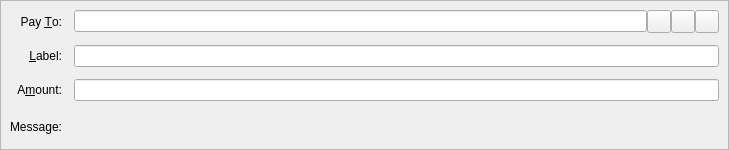
<?xml version="1.0" encoding="UTF-8"?>
<ui version="4.0">
 <class>SendMPEntry</class>
 <widget class="QStackedWidget" name="SendMPEntry">
  <property name="geometry">
   <rect>
    <x>0</x>
    <y>0</y>
    <width>729</width>
    <height>150</height>
   </rect>
  </property>
  <property name="focusPolicy">
   <enum>Qt::TabFocus</enum>
  </property>
  <property name="autoFillBackground">
   <bool>false</bool>
  </property>
  <widget class="QFrame" name="SendMP">
   <property name="toolTip">
    <string>This is a normal payment.</string>
   </property>
   <property name="frameShape">
    <enum>QFrame::StyledPanel</enum>
   </property>
   <property name="frameShadow">
    <enum>QFrame::Sunken</enum>
   </property>
   <layout class="QGridLayout" name="gridLayout">
    <property name="spacing">
     <number>12</number>
    </property>
    <item row="0" column="0">
     <widget class="QLabel" name="payToLabel">
      <property name="text">
       <string>Pay &amp;To:</string>
      </property>
      <property name="alignment">
       <set>Qt::AlignRight|Qt::AlignTrailing|Qt::AlignVCenter</set>
      </property>
      <property name="buddy">
       <cstring>payTo</cstring>
      </property>
     </widget>
    </item>
    <item row="0" column="1">
     <layout class="QHBoxLayout" name="payToLayout">
      <property name="spacing">
       <number>0</number>
      </property>
      <item>
       <widget class="QValidatedLineEdit" name="payTo">
        <property name="toolTip">
         <string>The address to send the payment to (e.g. 1NS17iag9jJgTHD1VXjvLCEnZuQ3rJDE9L)</string>
        </property>
       </widget>
      </item>
      <item>
       <widget class="QToolButton" name="addressBookButton">
        <property name="toolTip">
         <string>Choose previously used address</string>
        </property>
        <property name="text">
         <string/>
        </property>
        <property name="icon">
         <iconset resource="../bitcoin.qrc">
          <normaloff>:/icons/address-book</normaloff>:/icons/address-book</iconset>
        </property>
        <property name="shortcut">
         <string>Alt+A</string>
        </property>
       </widget>
      </item>
      <item>
       <widget class="QToolButton" name="pasteButton">
        <property name="toolTip">
         <string>Paste address from clipboard</string>
        </property>
        <property name="text">
         <string/>
        </property>
        <property name="icon">
         <iconset resource="../bitcoin.qrc">
          <normaloff>:/icons/editpaste</normaloff>:/icons/editpaste</iconset>
        </property>
        <property name="shortcut">
         <string>Alt+P</string>
        </property>
       </widget>
      </item>
      <item>
       <widget class="QToolButton" name="deleteButton">
        <property name="toolTip">
         <string>Remove this entry</string>
        </property>
        <property name="text">
         <string/>
        </property>
        <property name="icon">
         <iconset resource="../bitcoin.qrc">
          <normaloff>:/icons/remove</normaloff>:/icons/remove</iconset>
        </property>
       </widget>
      </item>
     </layout>
    </item>
    <item row="1" column="0">
     <widget class="QLabel" name="labellLabel">
      <property name="text">
       <string>&amp;Label:</string>
      </property>
      <property name="alignment">
       <set>Qt::AlignRight|Qt::AlignTrailing|Qt::AlignVCenter</set>
      </property>
      <property name="buddy">
       <cstring>addAsLabel</cstring>
      </property>
     </widget>
    </item>
    <item row="1" column="1">
     <widget class="QLineEdit" name="addAsLabel">
      <property name="toolTip">
       <string>Enter a label for this address to add it to the list of used addresses</string>
      </property>
     </widget>
    </item>
    <item row="2" column="0">
     <widget class="QLabel" name="amountLabel">
      <property name="text">
       <string>A&amp;mount:</string>
      </property>
      <property name="alignment">
       <set>Qt::AlignRight|Qt::AlignTrailing|Qt::AlignVCenter</set>
      </property>
      <property name="buddy">
       <cstring>payAmount</cstring>
      </property>
     </widget>
    </item>
    <item row="2" column="1">
     <widget class="BitcoinAmountField" name="payAmount"/>
    </item>
    <item row="3" column="0">
     <widget class="QLabel" name="messageLabel">
      <property name="text">
       <string>Message:</string>
      </property>
      <property name="alignment">
       <set>Qt::AlignRight|Qt::AlignTrailing|Qt::AlignVCenter</set>
      </property>
     </widget>
    </item>
    <item row="3" column="1">
     <widget class="QLabel" name="messageTextLabel">
      <property name="toolTip">
       <string>A message that was attached to the bitcoin: URI which will be stored with the transaction for your reference. Note: This message will not be sent over the Bitcoin network.</string>
      </property>
      <property name="textFormat">
       <enum>Qt::PlainText</enum>
      </property>
     </widget>
    </item>
   </layout>
  </widget>
  <widget class="QFrame" name="SendMP_InsecurePaymentRequest">
   <property name="palette">
    <palette>
     <active>
      <colorrole role="WindowText">
       <brush brushstyle="SolidPattern">
        <color alpha="255">
         <red>0</red>
         <green>0</green>
         <blue>0</blue>
        </color>
       </brush>
      </colorrole>
      <colorrole role="Button">
       <brush brushstyle="SolidPattern">
        <color alpha="255">
         <red>255</red>
         <green>255</green>
         <blue>127</blue>
        </color>
       </brush>
      </colorrole>
      <colorrole role="Light">
       <brush brushstyle="SolidPattern">
        <color alpha="255">
         <red>255</red>
         <green>255</green>
         <blue>255</blue>
        </color>
       </brush>
      </colorrole>
      <colorrole role="Midlight">
       <brush brushstyle="SolidPattern">
        <color alpha="255">
         <red>255</red>
         <green>255</green>
         <blue>191</blue>
        </color>
       </brush>
      </colorrole>
      <colorrole role="Dark">
       <brush brushstyle="SolidPattern">
        <color alpha="255">
         <red>127</red>
         <green>127</green>
         <blue>63</blue>
        </color>
       </brush>
      </colorrole>
      <colorrole role="Mid">
       <brush brushstyle="SolidPattern">
        <color alpha="255">
         <red>170</red>
         <green>170</green>
         <blue>84</blue>
        </color>
       </brush>
      </colorrole>
      <colorrole role="Text">
       <brush brushstyle="SolidPattern">
        <color alpha="255">
         <red>0</red>
         <green>0</green>
         <blue>0</blue>
        </color>
       </brush>
      </colorrole>
      <colorrole role="BrightText">
       <brush brushstyle="SolidPattern">
        <color alpha="255">
         <red>255</red>
         <green>255</green>
         <blue>255</blue>
        </color>
       </brush>
      </colorrole>
      <colorrole role="ButtonText">
       <brush brushstyle="SolidPattern">
        <color alpha="255">
         <red>0</red>
         <green>0</green>
         <blue>0</blue>
        </color>
       </brush>
      </colorrole>
      <colorrole role="Base">
       <brush brushstyle="SolidPattern">
        <color alpha="255">
         <red>255</red>
         <green>255</green>
         <blue>255</blue>
        </color>
       </brush>
      </colorrole>
      <colorrole role="Window">
       <brush brushstyle="SolidPattern">
        <color alpha="255">
         <red>255</red>
         <green>255</green>
         <blue>127</blue>
        </color>
       </brush>
      </colorrole>
      <colorrole role="Shadow">
       <brush brushstyle="SolidPattern">
        <color alpha="255">
         <red>0</red>
         <green>0</green>
         <blue>0</blue>
        </color>
       </brush>
      </colorrole>
      <colorrole role="AlternateBase">
       <brush brushstyle="SolidPattern">
        <color alpha="255">
         <red>255</red>
         <green>255</green>
         <blue>191</blue>
        </color>
       </brush>
      </colorrole>
      <colorrole role="ToolTipBase">
       <brush brushstyle="SolidPattern">
        <color alpha="255">
         <red>255</red>
         <green>255</green>
         <blue>220</blue>
        </color>
       </brush>
      </colorrole>
      <colorrole role="ToolTipText">
       <brush brushstyle="SolidPattern">
        <color alpha="255">
         <red>0</red>
         <green>0</green>
         <blue>0</blue>
        </color>
       </brush>
      </colorrole>
     </active>
     <inactive>
      <colorrole role="WindowText">
       <brush brushstyle="SolidPattern">
        <color alpha="255">
         <red>0</red>
         <green>0</green>
         <blue>0</blue>
        </color>
       </brush>
      </colorrole>
      <colorrole role="Button">
       <brush brushstyle="SolidPattern">
        <color alpha="255">
         <red>255</red>
         <green>255</green>
         <blue>127</blue>
        </color>
       </brush>
      </colorrole>
      <colorrole role="Light">
       <brush brushstyle="SolidPattern">
        <color alpha="255">
         <red>255</red>
         <green>255</green>
         <blue>255</blue>
        </color>
       </brush>
      </colorrole>
      <colorrole role="Midlight">
       <brush brushstyle="SolidPattern">
        <color alpha="255">
         <red>255</red>
         <green>255</green>
         <blue>191</blue>
        </color>
       </brush>
      </colorrole>
      <colorrole role="Dark">
       <brush brushstyle="SolidPattern">
        <color alpha="255">
         <red>127</red>
         <green>127</green>
         <blue>63</blue>
        </color>
       </brush>
      </colorrole>
      <colorrole role="Mid">
       <brush brushstyle="SolidPattern">
        <color alpha="255">
         <red>170</red>
         <green>170</green>
         <blue>84</blue>
        </color>
       </brush>
      </colorrole>
      <colorrole role="Text">
       <brush brushstyle="SolidPattern">
        <color alpha="255">
         <red>0</red>
         <green>0</green>
         <blue>0</blue>
        </color>
       </brush>
      </colorrole>
      <colorrole role="BrightText">
       <brush brushstyle="SolidPattern">
        <color alpha="255">
         <red>255</red>
         <green>255</green>
         <blue>255</blue>
        </color>
       </brush>
      </colorrole>
      <colorrole role="ButtonText">
       <brush brushstyle="SolidPattern">
        <color alpha="255">
         <red>0</red>
         <green>0</green>
         <blue>0</blue>
        </color>
       </brush>
      </colorrole>
      <colorrole role="Base">
       <brush brushstyle="SolidPattern">
        <color alpha="255">
         <red>255</red>
         <green>255</green>
         <blue>255</blue>
        </color>
       </brush>
      </colorrole>
      <colorrole role="Window">
       <brush brushstyle="SolidPattern">
        <color alpha="255">
         <red>255</red>
         <green>255</green>
         <blue>127</blue>
        </color>
       </brush>
      </colorrole>
      <colorrole role="Shadow">
       <brush brushstyle="SolidPattern">
        <color alpha="255">
         <red>0</red>
         <green>0</green>
         <blue>0</blue>
        </color>
       </brush>
      </colorrole>
      <colorrole role="AlternateBase">
       <brush brushstyle="SolidPattern">
        <color alpha="255">
         <red>255</red>
         <green>255</green>
         <blue>191</blue>
        </color>
       </brush>
      </colorrole>
      <colorrole role="ToolTipBase">
       <brush brushstyle="SolidPattern">
        <color alpha="255">
         <red>255</red>
         <green>255</green>
         <blue>220</blue>
        </color>
       </brush>
      </colorrole>
      <colorrole role="ToolTipText">
       <brush brushstyle="SolidPattern">
        <color alpha="255">
         <red>0</red>
         <green>0</green>
         <blue>0</blue>
        </color>
       </brush>
      </colorrole>
     </inactive>
     <disabled>
      <colorrole role="WindowText">
       <brush brushstyle="SolidPattern">
        <color alpha="255">
         <red>127</red>
         <green>127</green>
         <blue>63</blue>
        </color>
       </brush>
      </colorrole>
      <colorrole role="Button">
       <brush brushstyle="SolidPattern">
        <color alpha="255">
         <red>255</red>
         <green>255</green>
         <blue>127</blue>
        </color>
       </brush>
      </colorrole>
      <colorrole role="Light">
       <brush brushstyle="SolidPattern">
        <color alpha="255">
         <red>255</red>
         <green>255</green>
         <blue>255</blue>
        </color>
       </brush>
      </colorrole>
      <colorrole role="Midlight">
       <brush brushstyle="SolidPattern">
        <color alpha="255">
         <red>255</red>
         <green>255</green>
         <blue>191</blue>
        </color>
       </brush>
      </colorrole>
      <colorrole role="Dark">
       <brush brushstyle="SolidPattern">
        <color alpha="255">
         <red>127</red>
         <green>127</green>
         <blue>63</blue>
        </color>
       </brush>
      </colorrole>
      <colorrole role="Mid">
       <brush brushstyle="SolidPattern">
        <color alpha="255">
         <red>170</red>
         <green>170</green>
         <blue>84</blue>
        </color>
       </brush>
      </colorrole>
      <colorrole role="Text">
       <brush brushstyle="SolidPattern">
        <color alpha="255">
         <red>127</red>
         <green>127</green>
         <blue>63</blue>
        </color>
       </brush>
      </colorrole>
      <colorrole role="BrightText">
       <brush brushstyle="SolidPattern">
        <color alpha="255">
         <red>255</red>
         <green>255</green>
         <blue>255</blue>
        </color>
       </brush>
      </colorrole>
      <colorrole role="ButtonText">
       <brush brushstyle="SolidPattern">
        <color alpha="255">
         <red>127</red>
         <green>127</green>
         <blue>63</blue>
        </color>
       </brush>
      </colorrole>
      <colorrole role="Base">
       <brush brushstyle="SolidPattern">
        <color alpha="255">
         <red>255</red>
         <green>255</green>
         <blue>127</blue>
        </color>
       </brush>
      </colorrole>
      <colorrole role="Window">
       <brush brushstyle="SolidPattern">
        <color alpha="255">
         <red>255</red>
         <green>255</green>
         <blue>127</blue>
        </color>
       </brush>
      </colorrole>
      <colorrole role="Shadow">
       <brush brushstyle="SolidPattern">
        <color alpha="255">
         <red>0</red>
         <green>0</green>
         <blue>0</blue>
        </color>
       </brush>
      </colorrole>
      <colorrole role="AlternateBase">
       <brush brushstyle="SolidPattern">
        <color alpha="255">
         <red>255</red>
         <green>255</green>
         <blue>127</blue>
        </color>
       </brush>
      </colorrole>
      <colorrole role="ToolTipBase">
       <brush brushstyle="SolidPattern">
        <color alpha="255">
         <red>255</red>
         <green>255</green>
         <blue>220</blue>
        </color>
       </brush>
      </colorrole>
      <colorrole role="ToolTipText">
       <brush brushstyle="SolidPattern">
        <color alpha="255">
         <red>0</red>
         <green>0</green>
         <blue>0</blue>
        </color>
       </brush>
      </colorrole>
     </disabled>
    </palette>
   </property>
   <property name="toolTip">
    <string>This is an unverified payment request.</string>
   </property>
   <property name="autoFillBackground">
    <bool>true</bool>
   </property>
   <property name="frameShape">
    <enum>QFrame::StyledPanel</enum>
   </property>
   <property name="frameShadow">
    <enum>QFrame::Sunken</enum>
   </property>
   <layout class="QGridLayout" name="gridLayout_is">
    <property name="spacing">
     <number>12</number>
    </property>
    <item row="0" column="0">
     <widget class="QLabel" name="payToLabel_is">
      <property name="text">
       <string>Pay To:</string>
      </property>
      <property name="alignment">
       <set>Qt::AlignRight|Qt::AlignTrailing|Qt::AlignVCenter</set>
      </property>
     </widget>
    </item>
    <item row="0" column="1">
     <layout class="QHBoxLayout" name="payToLayout_is">
      <property name="spacing">
       <number>0</number>
      </property>
      <item>
       <widget class="QLabel" name="payTo_is"/>
      </item>
      <item>
       <widget class="QToolButton" name="deleteButton_is">
        <property name="toolTip">
         <string>Remove this entry</string>
        </property>
        <property name="text">
         <string/>
        </property>
        <property name="icon">
         <iconset resource="../bitcoin.qrc">
          <normaloff>:/icons/remove</normaloff>:/icons/remove</iconset>
        </property>
       </widget>
      </item>
     </layout>
    </item>
    <item row="1" column="0">
     <widget class="QLabel" name="memoLabel_is">
      <property name="text">
       <string>Memo:</string>
      </property>
      <property name="alignment">
       <set>Qt::AlignRight|Qt::AlignTrailing|Qt::AlignVCenter</set>
      </property>
     </widget>
    </item>
    <item row="1" column="1">
     <widget class="QLabel" name="memoTextLabel_is">
      <property name="textFormat">
       <enum>Qt::PlainText</enum>
      </property>
     </widget>
    </item>
    <item row="2" column="0">
     <widget class="QLabel" name="amountLabel_is">
      <property name="text">
       <string>A&amp;mount:</string>
      </property>
      <property name="alignment">
       <set>Qt::AlignRight|Qt::AlignTrailing|Qt::AlignVCenter</set>
      </property>
      <property name="buddy">
       <cstring>payAmount_is</cstring>
      </property>
     </widget>
    </item>
    <item row="2" column="1">
     <widget class="BitcoinAmountField" name="payAmount_is">
      <property name="acceptDrops">
       <bool>false</bool>
      </property>
     </widget>
    </item>
   </layout>
  </widget>
  <widget class="QFrame" name="SendMP_SecurePaymentRequest">
   <property name="palette">
    <palette>
     <active>
      <colorrole role="WindowText">
       <brush brushstyle="SolidPattern">
        <color alpha="255">
         <red>0</red>
         <green>0</green>
         <blue>0</blue>
        </color>
       </brush>
      </colorrole>
      <colorrole role="Button">
       <brush brushstyle="SolidPattern">
        <color alpha="255">
         <red>140</red>
         <green>232</green>
         <blue>119</blue>
        </color>
       </brush>
      </colorrole>
      <colorrole role="Light">
       <brush brushstyle="SolidPattern">
        <color alpha="255">
         <red>230</red>
         <green>255</green>
         <blue>224</blue>
        </color>
       </brush>
      </colorrole>
      <colorrole role="Midlight">
       <brush brushstyle="SolidPattern">
        <color alpha="255">
         <red>185</red>
         <green>243</green>
         <blue>171</blue>
        </color>
       </brush>
      </colorrole>
      <colorrole role="Dark">
       <brush brushstyle="SolidPattern">
        <color alpha="255">
         <red>70</red>
         <green>116</green>
         <blue>59</blue>
        </color>
       </brush>
      </colorrole>
      <colorrole role="Mid">
       <brush brushstyle="SolidPattern">
        <color alpha="255">
         <red>93</red>
         <green>155</green>
         <blue>79</blue>
        </color>
       </brush>
      </colorrole>
      <colorrole role="Text">
       <brush brushstyle="SolidPattern">
        <color alpha="255">
         <red>0</red>
         <green>0</green>
         <blue>0</blue>
        </color>
       </brush>
      </colorrole>
      <colorrole role="BrightText">
       <brush brushstyle="SolidPattern">
        <color alpha="255">
         <red>155</red>
         <green>255</green>
         <blue>147</blue>
        </color>
       </brush>
      </colorrole>
      <colorrole role="ButtonText">
       <brush brushstyle="SolidPattern">
        <color alpha="255">
         <red>0</red>
         <green>0</green>
         <blue>0</blue>
        </color>
       </brush>
      </colorrole>
      <colorrole role="Base">
       <brush brushstyle="SolidPattern">
        <color alpha="255">
         <red>119</red>
         <green>255</green>
         <blue>233</blue>
        </color>
       </brush>
      </colorrole>
      <colorrole role="Window">
       <brush brushstyle="SolidPattern">
        <color alpha="255">
         <red>140</red>
         <green>232</green>
         <blue>119</blue>
        </color>
       </brush>
      </colorrole>
      <colorrole role="Shadow">
       <brush brushstyle="SolidPattern">
        <color alpha="255">
         <red>0</red>
         <green>0</green>
         <blue>0</blue>
        </color>
       </brush>
      </colorrole>
      <colorrole role="AlternateBase">
       <brush brushstyle="SolidPattern">
        <color alpha="255">
         <red>197</red>
         <green>243</green>
         <blue>187</blue>
        </color>
       </brush>
      </colorrole>
      <colorrole role="NoRole">
       <brush brushstyle="SolidPattern">
        <color alpha="255">
         <red>125</red>
         <green>194</green>
         <blue>122</blue>
        </color>
       </brush>
      </colorrole>
      <colorrole role="ToolTipBase">
       <brush brushstyle="SolidPattern">
        <color alpha="255">
         <red>255</red>
         <green>255</green>
         <blue>220</blue>
        </color>
       </brush>
      </colorrole>
      <colorrole role="ToolTipText">
       <brush brushstyle="SolidPattern">
        <color alpha="255">
         <red>0</red>
         <green>0</green>
         <blue>0</blue>
        </color>
       </brush>
      </colorrole>
     </active>
     <inactive>
      <colorrole role="WindowText">
       <brush brushstyle="SolidPattern">
        <color alpha="255">
         <red>0</red>
         <green>0</green>
         <blue>0</blue>
        </color>
       </brush>
      </colorrole>
      <colorrole role="Button">
       <brush brushstyle="SolidPattern">
        <color alpha="255">
         <red>140</red>
         <green>232</green>
         <blue>119</blue>
        </color>
       </brush>
      </colorrole>
      <colorrole role="Light">
       <brush brushstyle="SolidPattern">
        <color alpha="255">
         <red>230</red>
         <green>255</green>
         <blue>224</blue>
        </color>
       </brush>
      </colorrole>
      <colorrole role="Midlight">
       <brush brushstyle="SolidPattern">
        <color alpha="255">
         <red>185</red>
         <green>243</green>
         <blue>171</blue>
        </color>
       </brush>
      </colorrole>
      <colorrole role="Dark">
       <brush brushstyle="SolidPattern">
        <color alpha="255">
         <red>70</red>
         <green>116</green>
         <blue>59</blue>
        </color>
       </brush>
      </colorrole>
      <colorrole role="Mid">
       <brush brushstyle="SolidPattern">
        <color alpha="255">
         <red>93</red>
         <green>155</green>
         <blue>79</blue>
        </color>
       </brush>
      </colorrole>
      <colorrole role="Text">
       <brush brushstyle="SolidPattern">
        <color alpha="255">
         <red>0</red>
         <green>0</green>
         <blue>0</blue>
        </color>
       </brush>
      </colorrole>
      <colorrole role="BrightText">
       <brush brushstyle="SolidPattern">
        <color alpha="255">
         <red>155</red>
         <green>255</green>
         <blue>147</blue>
        </color>
       </brush>
      </colorrole>
      <colorrole role="ButtonText">
       <brush brushstyle="SolidPattern">
        <color alpha="255">
         <red>0</red>
         <green>0</green>
         <blue>0</blue>
        </color>
       </brush>
      </colorrole>
      <colorrole role="Base">
       <brush brushstyle="SolidPattern">
        <color alpha="255">
         <red>119</red>
         <green>255</green>
         <blue>233</blue>
        </color>
       </brush>
      </colorrole>
      <colorrole role="Window">
       <brush brushstyle="SolidPattern">
        <color alpha="255">
         <red>140</red>
         <green>232</green>
         <blue>119</blue>
        </color>
       </brush>
      </colorrole>
      <colorrole role="Shadow">
       <brush brushstyle="SolidPattern">
        <color alpha="255">
         <red>0</red>
         <green>0</green>
         <blue>0</blue>
        </color>
       </brush>
      </colorrole>
      <colorrole role="AlternateBase">
       <brush brushstyle="SolidPattern">
        <color alpha="255">
         <red>197</red>
         <green>243</green>
         <blue>187</blue>
        </color>
       </brush>
      </colorrole>
      <colorrole role="NoRole">
       <brush brushstyle="SolidPattern">
        <color alpha="255">
         <red>125</red>
         <green>194</green>
         <blue>122</blue>
        </color>
       </brush>
      </colorrole>
      <colorrole role="ToolTipBase">
       <brush brushstyle="SolidPattern">
        <color alpha="255">
         <red>255</red>
         <green>255</green>
         <blue>220</blue>
        </color>
       </brush>
      </colorrole>
      <colorrole role="ToolTipText">
       <brush brushstyle="SolidPattern">
        <color alpha="255">
         <red>0</red>
         <green>0</green>
         <blue>0</blue>
        </color>
       </brush>
      </colorrole>
     </inactive>
     <disabled>
      <colorrole role="WindowText">
       <brush brushstyle="SolidPattern">
        <color alpha="255">
         <red>70</red>
         <green>116</green>
         <blue>59</blue>
        </color>
       </brush>
      </colorrole>
      <colorrole role="Button">
       <brush brushstyle="SolidPattern">
        <color alpha="255">
         <red>140</red>
         <green>232</green>
         <blue>119</blue>
        </color>
       </brush>
      </colorrole>
      <colorrole role="Light">
       <brush brushstyle="SolidPattern">
        <color alpha="255">
         <red>230</red>
         <green>255</green>
         <blue>224</blue>
        </color>
       </brush>
      </colorrole>
      <colorrole role="Midlight">
       <brush brushstyle="SolidPattern">
        <color alpha="255">
         <red>185</red>
         <green>243</green>
         <blue>171</blue>
        </color>
       </brush>
      </colorrole>
      <colorrole role="Dark">
       <brush brushstyle="SolidPattern">
        <color alpha="255">
         <red>70</red>
         <green>116</green>
         <blue>59</blue>
        </color>
       </brush>
      </colorrole>
      <colorrole role="Mid">
       <brush brushstyle="SolidPattern">
        <color alpha="255">
         <red>93</red>
         <green>155</green>
         <blue>79</blue>
        </color>
       </brush>
      </colorrole>
      <colorrole role="Text">
       <brush brushstyle="SolidPattern">
        <color alpha="255">
         <red>70</red>
         <green>116</green>
         <blue>59</blue>
        </color>
       </brush>
      </colorrole>
      <colorrole role="BrightText">
       <brush brushstyle="SolidPattern">
        <color alpha="255">
         <red>155</red>
         <green>255</green>
         <blue>147</blue>
        </color>
       </brush>
      </colorrole>
      <colorrole role="ButtonText">
       <brush brushstyle="SolidPattern">
        <color alpha="255">
         <red>70</red>
         <green>116</green>
         <blue>59</blue>
        </color>
       </brush>
      </colorrole>
      <colorrole role="Base">
       <brush brushstyle="SolidPattern">
        <color alpha="255">
         <red>140</red>
         <green>232</green>
         <blue>119</blue>
        </color>
       </brush>
      </colorrole>
      <colorrole role="Window">
       <brush brushstyle="SolidPattern">
        <color alpha="255">
         <red>140</red>
         <green>232</green>
         <blue>119</blue>
        </color>
       </brush>
      </colorrole>
      <colorrole role="Shadow">
       <brush brushstyle="SolidPattern">
        <color alpha="255">
         <red>0</red>
         <green>0</green>
         <blue>0</blue>
        </color>
       </brush>
      </colorrole>
      <colorrole role="AlternateBase">
       <brush brushstyle="SolidPattern">
        <color alpha="255">
         <red>140</red>
         <green>232</green>
         <blue>119</blue>
        </color>
       </brush>
      </colorrole>
      <colorrole role="NoRole">
       <brush brushstyle="SolidPattern">
        <color alpha="255">
         <red>125</red>
         <green>194</green>
         <blue>122</blue>
        </color>
       </brush>
      </colorrole>
      <colorrole role="ToolTipBase">
       <brush brushstyle="SolidPattern">
        <color alpha="255">
         <red>255</red>
         <green>255</green>
         <blue>220</blue>
        </color>
       </brush>
      </colorrole>
      <colorrole role="ToolTipText">
       <brush brushstyle="SolidPattern">
        <color alpha="255">
         <red>0</red>
         <green>0</green>
         <blue>0</blue>
        </color>
       </brush>
      </colorrole>
     </disabled>
    </palette>
   </property>
   <property name="toolTip">
    <string>This is a verified payment request.</string>
   </property>
   <property name="autoFillBackground">
    <bool>true</bool>
   </property>
   <property name="frameShape">
    <enum>QFrame::StyledPanel</enum>
   </property>
   <property name="frameShadow">
    <enum>QFrame::Sunken</enum>
   </property>
   <layout class="QGridLayout" name="gridLayout_s">
    <property name="spacing">
     <number>12</number>
    </property>
    <item row="0" column="0">
     <widget class="QLabel" name="payToLabel_s">
      <property name="text">
       <string>Pay To:</string>
      </property>
      <property name="alignment">
       <set>Qt::AlignRight|Qt::AlignTrailing|Qt::AlignVCenter</set>
      </property>
     </widget>
    </item>
    <item row="0" column="1">
     <layout class="QHBoxLayout" name="payToLayout_s">
      <property name="spacing">
       <number>0</number>
      </property>
      <item>
       <widget class="QLabel" name="payTo_s">
        <property name="textFormat">
         <enum>Qt::PlainText</enum>
        </property>
       </widget>
      </item>
      <item>
       <widget class="QToolButton" name="deleteButton_s">
        <property name="toolTip">
         <string>Remove this entry</string>
        </property>
        <property name="text">
         <string/>
        </property>
        <property name="icon">
         <iconset resource="../bitcoin.qrc">
          <normaloff>:/icons/remove</normaloff>:/icons/remove</iconset>
        </property>
       </widget>
      </item>
     </layout>
    </item>
    <item row="1" column="0">
     <widget class="QLabel" name="memoLabel_s">
      <property name="text">
       <string>Memo:</string>
      </property>
      <property name="alignment">
       <set>Qt::AlignRight|Qt::AlignTrailing|Qt::AlignVCenter</set>
      </property>
     </widget>
    </item>
    <item row="1" column="1">
     <widget class="QLabel" name="memoTextLabel_s">
      <property name="textFormat">
       <enum>Qt::PlainText</enum>
      </property>
     </widget>
    </item>
    <item row="2" column="0">
     <widget class="QLabel" name="amountLabel_s">
      <property name="text">
       <string>A&amp;mount:</string>
      </property>
      <property name="alignment">
       <set>Qt::AlignRight|Qt::AlignTrailing|Qt::AlignVCenter</set>
      </property>
      <property name="buddy">
       <cstring>payAmount_s</cstring>
      </property>
     </widget>
    </item>
    <item row="2" column="1">
     <widget class="BitcoinAmountField" name="payAmount_s">
      <property name="acceptDrops">
       <bool>false</bool>
      </property>
     </widget>
    </item>
   </layout>
  </widget>
 </widget>
 <customwidgets>
  <customwidget>
   <class>QValidatedLineEdit</class>
   <extends>QLineEdit</extends>
   <header>qvalidatedlineedit.h</header>
  </customwidget>
  <customwidget>
   <class>BitcoinAmountField</class>
   <extends>QLineEdit</extends>
   <header>bitcoinamountfield.h</header>
  </customwidget>
 </customwidgets>
 <tabstops>
  <tabstop>payTo</tabstop>
  <tabstop>addressBookButton</tabstop>
  <tabstop>pasteButton</tabstop>
  <tabstop>deleteButton</tabstop>
  <tabstop>addAsLabel</tabstop>
  <tabstop>payAmount</tabstop>
  <tabstop>payAmount_is</tabstop>
  <tabstop>deleteButton_is</tabstop>
  <tabstop>payAmount_s</tabstop>
  <tabstop>deleteButton_s</tabstop>
 </tabstops>
 <resources>
  <include location="../bitcoin.qrc"/>
 </resources>
 <connections/>
</ui>
